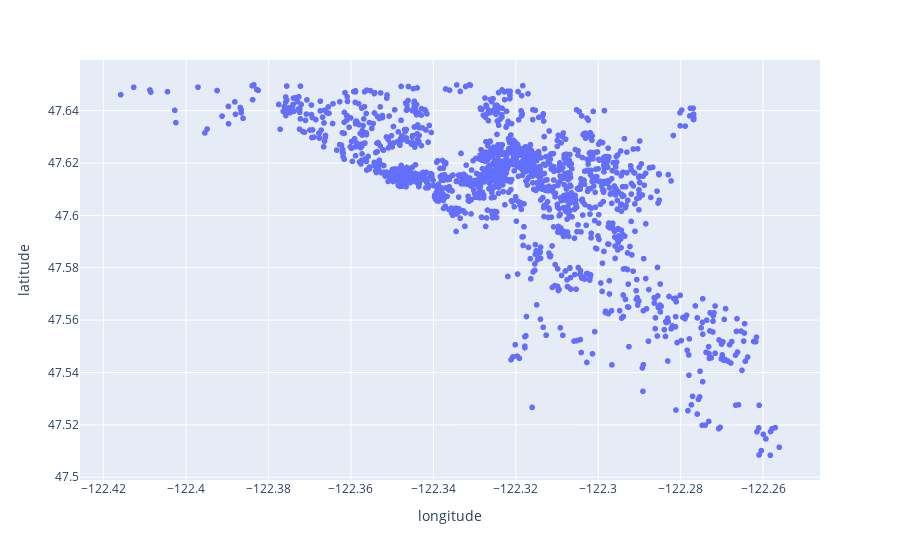

Source (notebook cell):
### Markdown cell above
### Centro

### Code cell
centro = true_location[(true_location["latitude"]>47.61)|(true_location["longitude"]>-122.34)]
centro = centro[(centro["latitude"]<47.65)]
centro.plot.scatter("longitude", "latitude", s=1, c="available")

### Figure 1 — Plotly figure (JSON) as saved in the notebook; plotly's stock layout.template omitted (floating-point values rounded to 4 significant figures; data arrays with more than 128 entries replaced by an {"elided": "..."} marker saying what was removed)
{"data": [{"hovertemplate": "longitude=%{x}<br>latitude=%{y}<extra></extra>", "legendgroup": "", "marker": {"color": "#636efa", "symbol": "circle"}, "mode": "markers", "name": "", "showlegend": false, "type": "scattergl", "x": {"elided": "1615 float values"}, "xaxis": "x", "y": {"elided": "1615 float values"}, "yaxis": "y"}], "layout": {"legend": {"tracegroupgap": 0}, "margin": {"t": 60}, "xaxis": {"anchor": "y", "domain": [0, 1], "title": {"text": "longitude"}}, "yaxis": {"anchor": "x", "domain": [0, 1], "title": {"text": "latitude"}}}}
